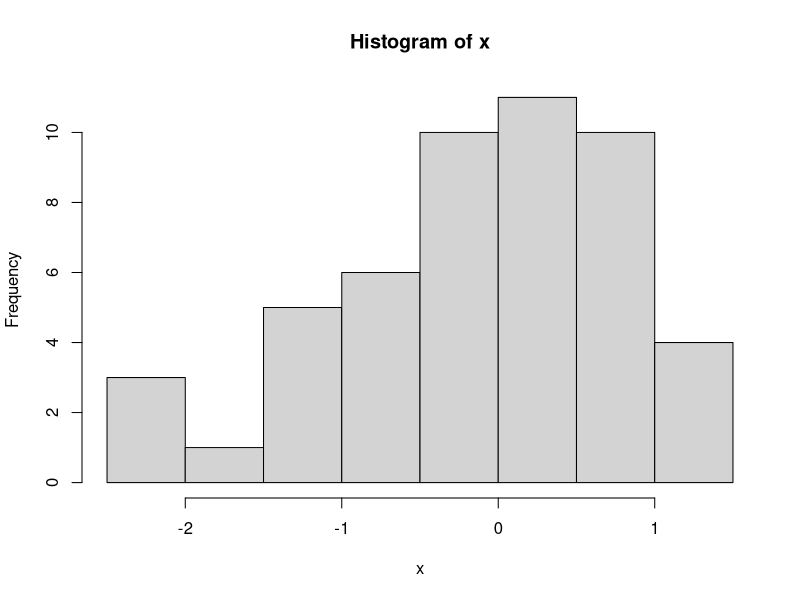
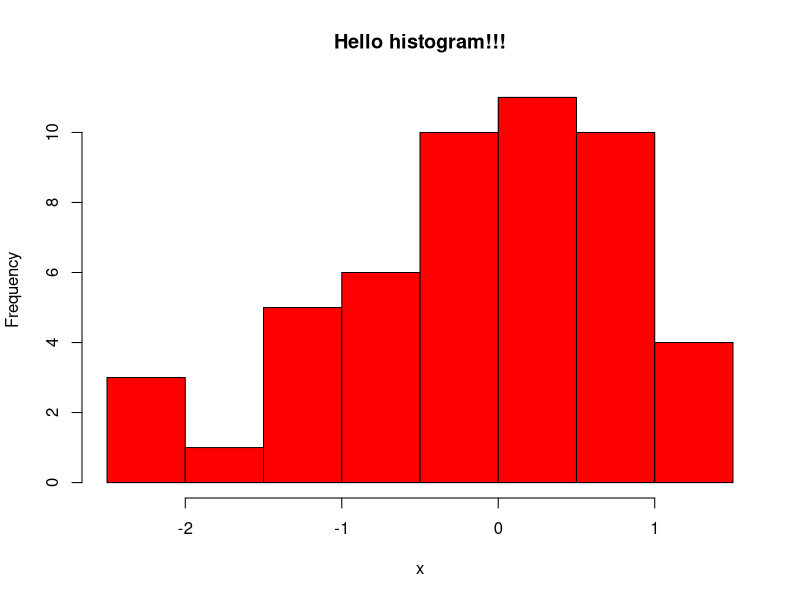
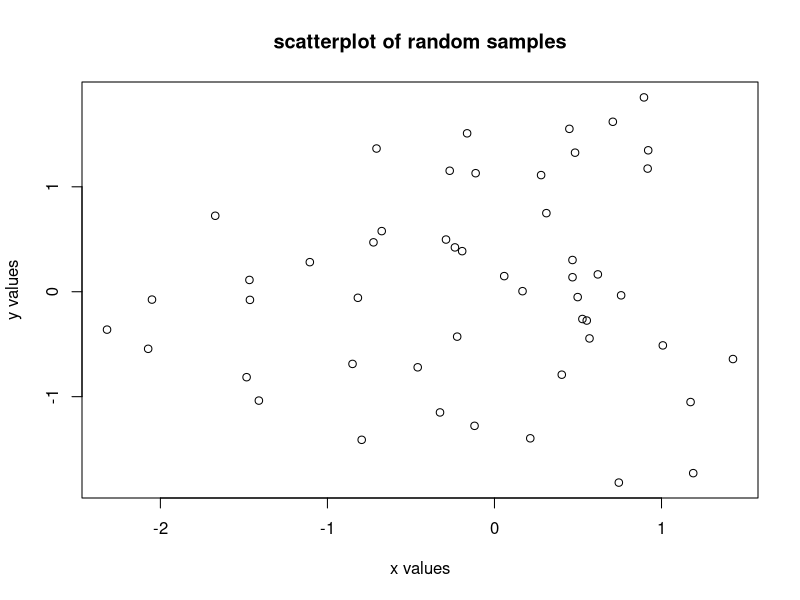
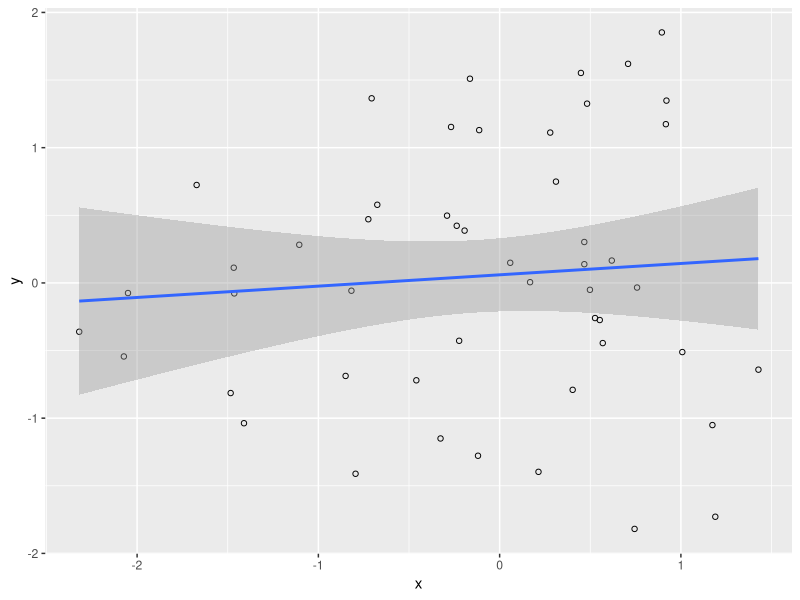

Write the R code that produced these figures, in order.
## ---- chunk 1
# sample 50 values from normal distribution
# and store them in vector x
set.seed(101)
x<-rnorm(50)
hist(x) # plot the histogram of those values
## ---- chunk 2
hist(x,main="Hello histogram!!!",col="red")
## ---- chunk 3
# randomly sample 50 points from normal distribution
y<-rnorm(50)
#plot a scatter plot
# control x-axis and y-axis labels
plot(x,y,main="scatterplot of random samples",
        ylab="y values",xlab="x values")
## ---- chunk 4
library(ggplot2)
dat=data.frame(x=x,y=y)
ggplot(dat, aes(x=x, y=y)) + geom_point(shape=1) + # Use hollow circles
   geom_smooth(method=lm)  # Add linear regression line
## ---- chunk 5
sqSumPrint<-function(x,y){
result=x^2+y^2
cat("here is the result:",result,"\n")
}
# now try the function out
sqSumPrint(2,3)
## ---- chunk 6
a=1
if(a == 1){
 cat("a is 1")
}else{
  cat("a is not 1")
}

## ---- chunk 7
mat=cbind(c(3,0,3,3),c(3,0,0,0),c(3,0,0,3),c(1,1,0,0),c(1,1,1,0),c(1,1,1,0))
result<-apply(mat,1,sum)
result
# OR you can define the function as an argument to apply()
result<-apply(mat,1,function(x) sum(x))
result
## ---- chunk 8
result<-apply(mat,2,sum)
result
## ---- chunk 9
input=c(1,2,3)
lapply(input,function(x) x^2)
## ---- chunk 10
Xs=0:5
Ys=c(2,2,2,3,3,3)
result<-mapply(function(x,y) sum(x,y),Xs,Ys)
result
## ---- chunk 11
result=Xs+Ys
result
## ---- chunk 12
colSums(mat)
rowSums(mat)
## ---- chunk 13
sessionInfo()
